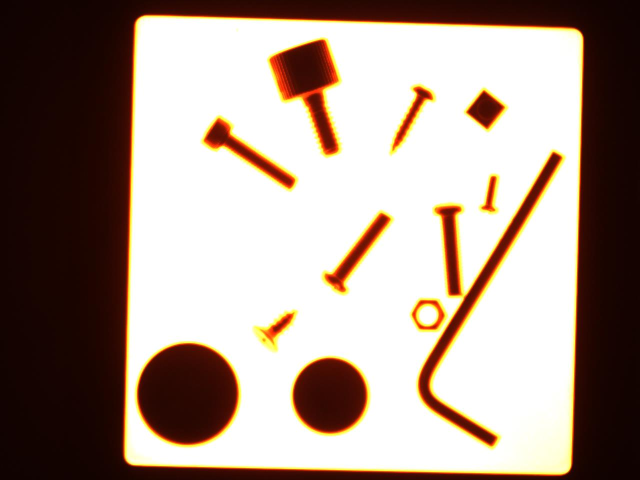
#> input picture python/9.jpg, 1280 x 960 px (shown at 1/2 size)
$ python thresh.py
#> lines starting #> are read from the running program, lines starting #| are printed output that depends on the picture; after the words box and inside, x2 and y2 are one past the last pixel; in counts of white or black regions, pixels touching at a corner belong together
import cv2
im=cv2.imread('9.jpg')
#> im is the input picture: shape (960, 1280, 3); mean B, G, R 137.6, 148.5, 166.1
g=cv2.cvtColor(im,cv2.COLOR_BGR2GRAY)
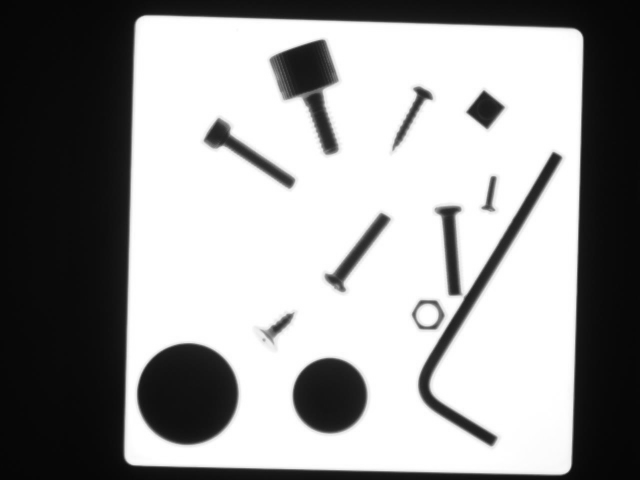
#> g: shape (960, 1280) (shown at 1/2 size); min 5, max 255, mean 152.5
yz,t=cv2.threshold(g,245,255,cv2.THRESH_BINARY)
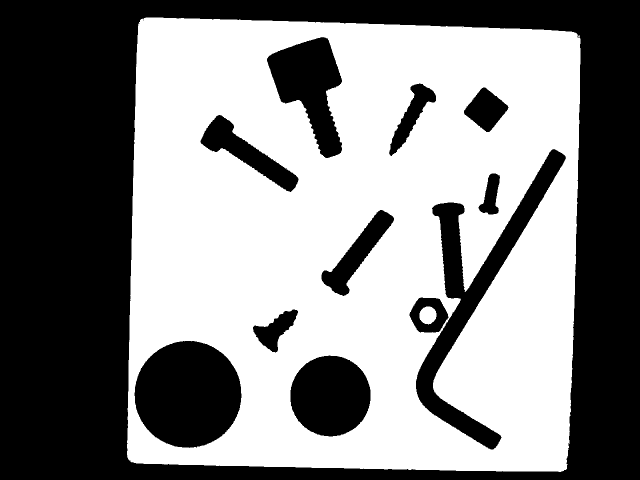
#> t: shape (960, 1280) (shown at 1/2 size); 52.6% white; 17 black regions (5 under 20 px), largest, box (x1, y1, x2, y2) and area: (0, 0, 1280, 960) 440042, (269, 682, 483, 896) 35779, (832, 298, 1132, 899) 32712
cv2.imwrite("4.png",t)

yz,t2=cv2.threshold(g,200,255,cv2.THRESH_BINARY)
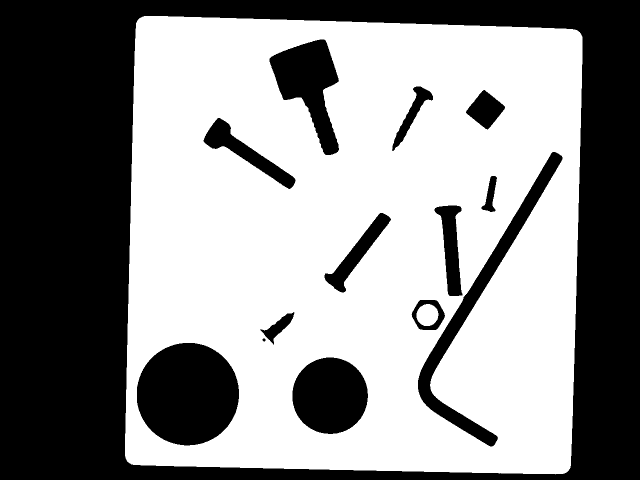
#> t2: shape (960, 1280) (shown at 1/2 size); 56.1% white; 14 black regions, largest, box (x1, y1, x2, y2) and area: (0, 0, 1280, 960) 427134, (274, 686, 478, 891) 32984, (836, 304, 1125, 893) 18171
cv2.imwrite("5.png",t2)

yz,t3=cv2.threshold(g,250,255,cv2.THRESH_BINARY)
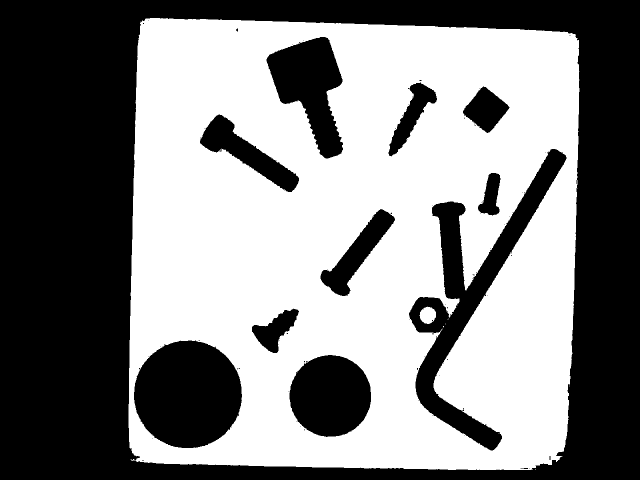
#> t3: shape (960, 1280) (shown at 1/2 size); 51.4% white; 95 black regions (83 under 20 px), largest, box (x1, y1, x2, y2) and area: (0, 0, 1280, 960) 447297, (818, 298, 1133, 901) 38641, (268, 681, 484, 896) 36485
cv2.imwrite("6.png",t3)
#cv2.waitKey()

$ run again, with python/0.jpg copied over python/9.jpg
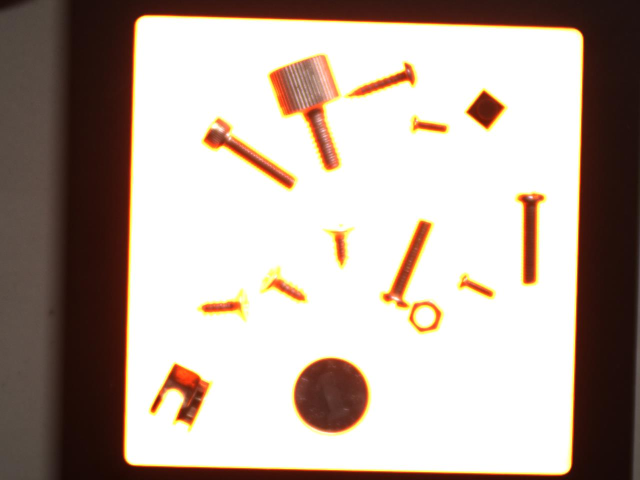
#> input picture python/0.jpg, 1280 x 960 px (shown at 1/2 size)
#> im is the input picture: shape (960, 1280, 3); mean B, G, R 159.6, 168.7, 183
#> `yz,t=cv2.threshold(g,245,255,cv2.THRESH_BINARY)`:
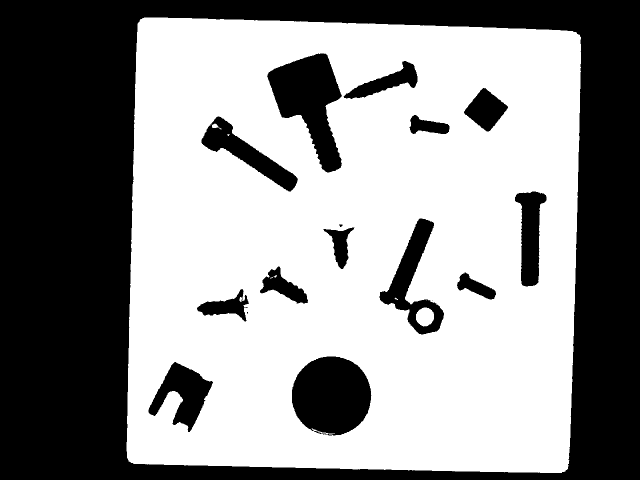
#> t: shape (960, 1280) (shown at 1/2 size); 57% white; 20 black regions (5 under 20 px), largest, box (x1, y1, x2, y2) and area: (0, 0, 1280, 960) 437139, (584, 713, 743, 871) 19680, (534, 107, 684, 345) 18393
#> t2: shape (960, 1280); 59.9% white; 15 black regions, largest, box (x1, y1, x2, y2) and area: (0, 0, 1280, 960) 426451, (588, 716, 737, 866) 17700, (539, 110, 678, 340) 14518
#> `yz,t3=cv2.threshold(g,250,255,cv2.THRESH_BINARY)`:
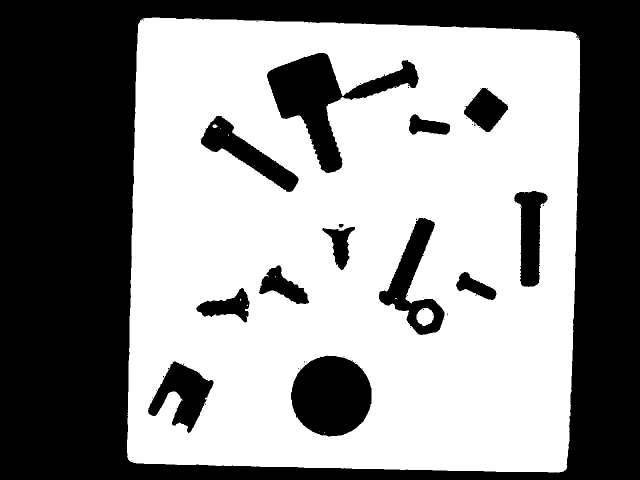
#> t3: shape (960, 1280) (shown at 1/2 size); 56.1% white; 89 black regions (75 under 20 px), largest, box (x1, y1, x2, y2) and area: (0, 0, 1280, 960) 440647, (534, 106, 838, 346) 23662, (582, 711, 743, 873) 20362

$ run again, with python/1.jpg copied over python/9.jpg
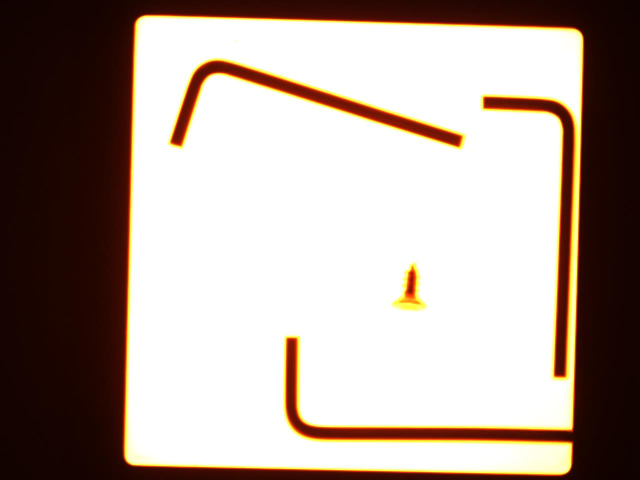
#> input picture python/1.jpg, 1280 x 960 px (shown at 1/2 size)
#> im is the input picture: shape (960, 1280, 3); mean B, G, R 150.3, 159, 173.7
#> `yz,t=cv2.threshold(g,245,255,cv2.THRESH_BINARY)`:
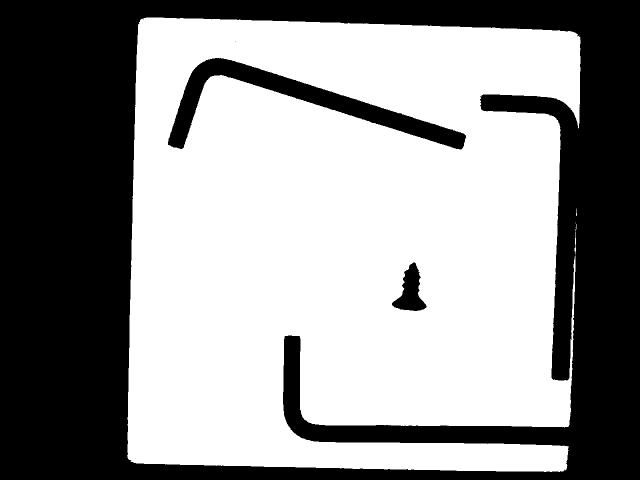
#> t: shape (960, 1280) (shown at 1/2 size); 57.9% white; 8 black regions (5 under 20 px), largest, box (x1, y1, x2, y2) and area: (0, 0, 1280, 960) 490443, (336, 116, 932, 299) 23762, (784, 525, 853, 622) 3378
#> t2: shape (960, 1280); 60.7% white; 4 black regions, box (x1, y1, x2, y2) and area: (0, 0, 1280, 960) 445819, (966, 193, 1151, 756) 18154, (340, 120, 926, 294) 17963, (799, 532, 840, 609) 1399
#> `yz,t3=cv2.threshold(g,250,255,cv2.THRESH_BINARY)`:
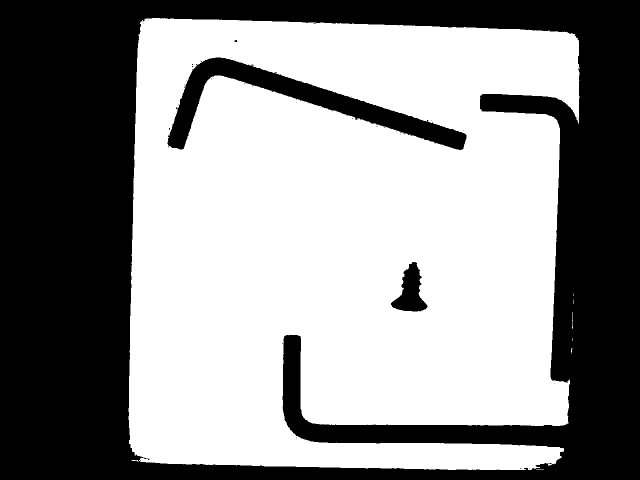
#> t3: shape (960, 1280) (shown at 1/2 size); 56.9% white; 46 black regions (43 under 20 px), largest, box (x1, y1, x2, y2) and area: (0, 0, 1280, 960) 500960, (335, 115, 933, 300) 25321, (782, 524, 855, 623) 3773
